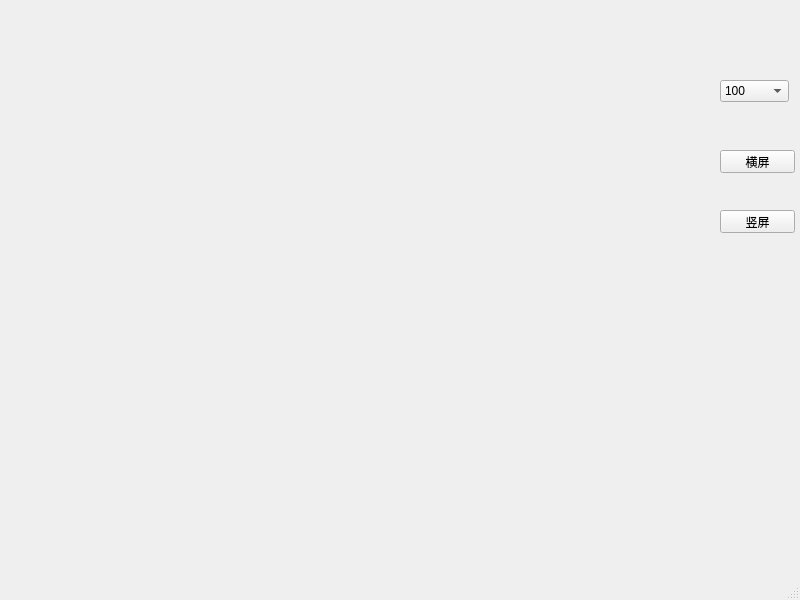
<?xml version="1.0" encoding="UTF-8"?>
<ui version="4.0">
 <class>MainWindow</class>
 <widget class="QMainWindow" name="MainWindow">
  <property name="geometry">
   <rect>
    <x>0</x>
    <y>0</y>
    <width>800</width>
    <height>600</height>
   </rect>
  </property>
  <property name="windowTitle">
   <string>MainWindow</string>
  </property>
  <widget class="QWidget" name="centralwidget">
   <widget class="QPushButton" name="btnChangeSize">
    <property name="geometry">
     <rect>
      <x>720</x>
      <y>150</y>
      <width>75</width>
      <height>23</height>
     </rect>
    </property>
    <property name="text">
     <string>横屏</string>
    </property>
   </widget>
   <widget class="QPushButton" name="btnAdd">
    <property name="geometry">
     <rect>
      <x>720</x>
      <y>210</y>
      <width>75</width>
      <height>23</height>
     </rect>
    </property>
    <property name="text">
     <string>竖屏</string>
    </property>
   </widget>
   <widget class="QWidget" name="widget" native="true">
    <property name="geometry">
     <rect>
      <x>20</x>
      <y>20</y>
      <width>671</width>
      <height>441</height>
     </rect>
    </property>
   </widget>
   <widget class="QComboBox" name="comboBox">
    <property name="geometry">
     <rect>
      <x>720</x>
      <y>80</y>
      <width>69</width>
      <height>22</height>
     </rect>
    </property>
    <item>
     <property name="text">
      <string>100</string>
     </property>
    </item>
    <item>
     <property name="text">
      <string>80</string>
     </property>
    </item>
    <item>
     <property name="text">
      <string>60</string>
     </property>
    </item>
    <item>
     <property name="text">
      <string>50</string>
     </property>
    </item>
    <item>
     <property name="text">
      <string>40</string>
     </property>
    </item>
    <item>
     <property name="text">
      <string>30</string>
     </property>
    </item>
   </widget>
  </widget>
  <widget class="QMenuBar" name="menubar">
   <property name="geometry">
    <rect>
     <x>0</x>
     <y>0</y>
     <width>800</width>
     <height>21</height>
    </rect>
   </property>
  </widget>
  <widget class="QStatusBar" name="statusbar"/>
 </widget>
 <resources/>
 <connections/>
</ui>
